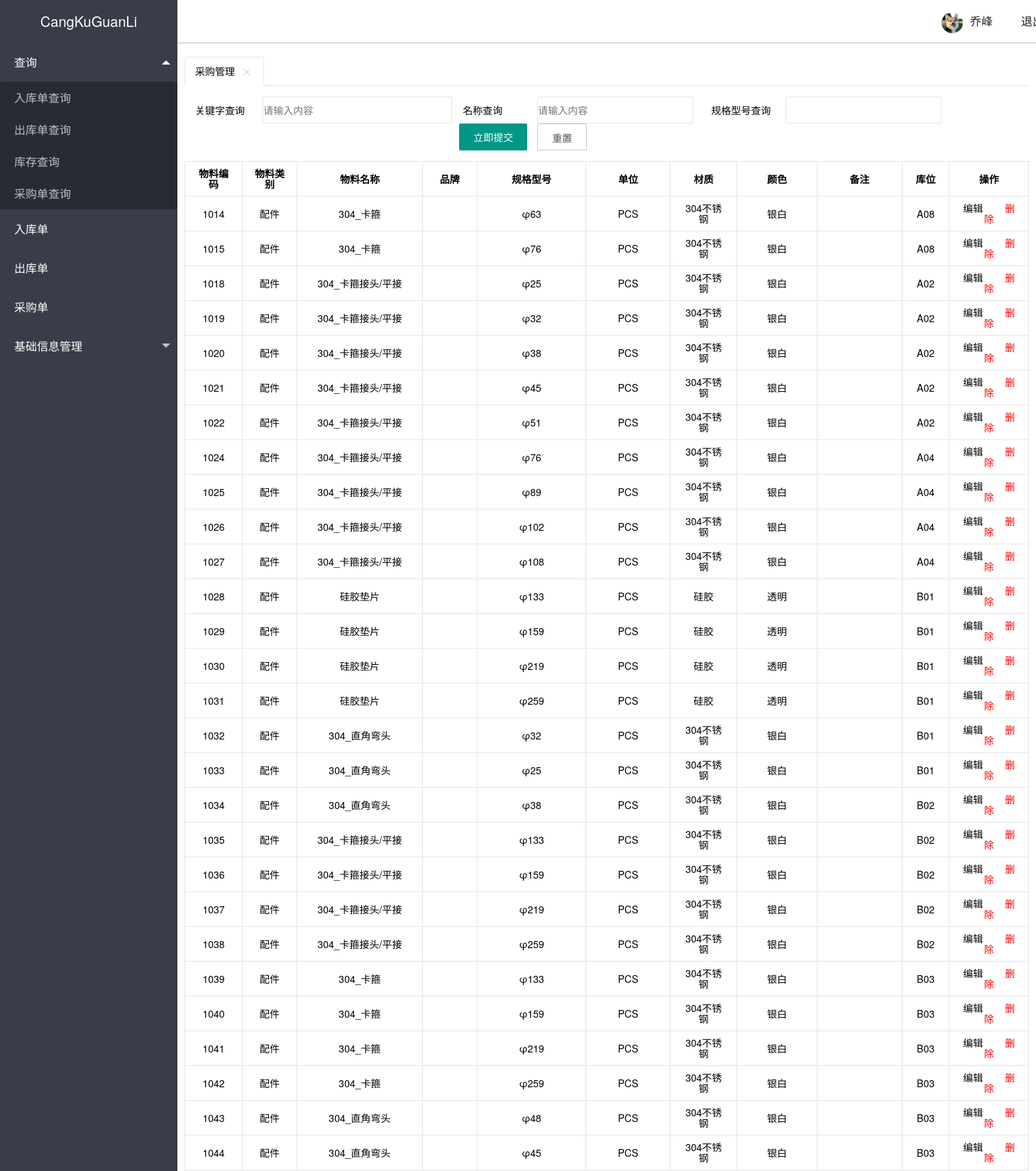
Page /admin/qf_cg_caigouguanli.php (upper part) on the committed database.
### tables this page shows
CREATE TABLE IF NOT EXISTS `qf_wuliaoxinxi` (
  `id` int(8) NOT NULL AUTO_INCREMENT,
  `wu_liao_lei_bie` varchar(8) NOT NULL,
  `wu_liao_ming_cheng` varchar(20) NOT NULL,
  `wu_liao_pin_pai` varchar(10) NOT NULL,
  `gui_ge_xing_hao` varchar(30) NOT NULL,
  `dan_wei` varchar(8) NOT NULL DEFAULT 'PCS',
  `cai_zhi` varchar(8) NOT NULL,
  `color` varchar(8) NOT NULL DEFAULT '本色',
  `bei_zhu` varchar(20) NOT NULL,
  `ku_wei` varchar(8) NOT NULL,
  PRIMARY KEY (`id`)
);

### inc/mysql.inc.php (called while the page is built, shortened)
<?php
function execute($link,$query){
    $result=mysqli_query($link,$query);
    return $result;
}
?>

### admin/qf_cg_caigouguanli.php (the view, shortened to what this page needs)
<?php
include_once '../inc/mysql.inc.php';
$link=connect();
$template['title']="采购管理"
?>
<?php include '../inc/header.inc.php'?>
<form class="layui-form" action="">
  <div class="layui-form-item">
    <label class="layui-form-label">关键字查询</label>
    <div class="layui-input-block-wlxc">
      <input type="text" name="title" lay-verify="title" autocomplete="off" placeholder="请输入内容" class="layui-input">
    </div>
    <div class="layui-inline">
      <label class="layui-form-label">名称查询</label>
      <div class="layui-input-inline-wlxc">
        <input type="tel" name="mingchengchaxun" lay-verify="required|phone" autocomplete="off" placeholder="请输入内容" class="layui-input">
      </div>
      <label class="layui-form-label">规格型号查询</label>
      <div class="layui-input-inline-wlxc">
        <input type="text" name="guigexinghaochaxun" lay-verify="email" autocomplete="off" class="layui-input">
      </div>
        <button type="submit" class="layui-btn">立即提交</button>
        <button type="reset" class="layui-btn layui-btn-primary">重置</button>
  </div>
  </div>
</form>
 <table class="layui-G-table">
   <thead>
     <tr>
       <th>物料编码</th>
       <th>物料类别</th>
       <th>物料名称</th>
       <th>品牌</th>
       <th>规格型号</th>
       <th>单位</th>
       <th>材质</th>
       <th>颜色</th>
       <th>备注</th>
       <th>库位</th>
       <th>操作</th>
     </tr>
     <?php
     $query='select * from qf_wuliaoxinxi';
     $result=execute($link,$query);
     while ($data=mysqli_fetch_assoc($result)){
       $url=urlencode("qf_cx_wuliaochaxun_del.php?id={$data['id']}");
       $return_url=urlencode($_SERVER['REQUEST_URI']);
       $message="确认删除物料{$data['id']} | {$data['wu_liao_ming_cheng']} | {$data['gui_ge_xing_hao']}吗？";
       $delete_url="confirm.php?url={$url}&return_url={$return_url}&message={$message}";
$html=<<<A
    <tr>
    <td>{$data['id']}</td>
    <td>{$data['wu_liao_lei_bie']}</td>
    <td>{$data['wu_liao_ming_cheng']}</td>
    <td>{$data['wu_liao_pin_pai']}</td>
    <td>{$data['gui_ge_xing_hao']}</td>
    <td>{$data['dan_wei']}</td>
    <td>{$data['cai_zhi']}</td>
    <td>{$data['color']}</td>
    <td>{$data['bei_zhu']}</td>
    <td>{$data['ku_wei']}</td>
    <td><a href='qf_cx_wuliaoxinxichaxun_upd.php?id={$data['id']}'>编辑</a>&nbsp;&nbsp;&nbsp;&nbsp;&nbsp;&nbsp;&nbsp;&nbsp;<a href="$delete_url" style=color:#f00>删除</a></td>
    </tr>
A;
        echo $html;
        }
     ?>
   </thead>
 </table>
<?php include '../inc/footer.inc.php'?>

### inc/header.inc.php (shortened to what this page needs)
<!DOCTYPE html>
<html>
<head>
  <link rel="stylesheet" href="../css/layui.css">
</head>
<body class="layui-layout-body">
<div class="layui-layout layui-layout-admin">
    <div class="layui-header">
      <div class="layui-logo"><a href="../admin/index.php">CangKuGuanLi</a></div>
        <div class="layui-logo-2">
          <ul class="layui-nav layui-layout-right">
            <li class="layui-nav-item"><a href="javascript:;"><img src="../images/01.png" class="layui-nav-img">乔峰</a>
            </li>
            <li class="layui-nav-item"><a href="">退出</a></li>
          </ul>
        </div>
      </div>
    </div>
  <div class="layui-side layui-bg-black">
    <div class="layui-side-scroll">
      <ul class="layui-nav layui-nav-tree"  lay-filter="test">
          <li class="layui-nav-item layui-nav-itemed">
            <a class="" href="javascript:;">查询</a>
            <dl class="layui-nav-child">
              <dd><a href="../admin/qf_cx_rukudanchaxun.php">入库单查询</a></dd>
              <dd><a href="../admin/qf_cx_chukudanchaxun.php">出库单查询</a></dd>
              <dd><a href="../admin/qf_cx_kucunchaxun.php?keyword=">库存查询</a></dd>
              <dd><a href="../admin/qf_cx_caigoudanchaxun.php">采购单查询</a></dd>
            </dl>
          </li>
          <li class="layui-nav-item"><a href="../admin/qf_rk_rukudan.php">入库单</a></li>
          <li class="layui-nav-item"><a href="../admin/qf_ck_chukudan.php">出库单</a></li>
          <li class="layui-nav-item"><a href="../admin/qf_cg_caigoudan.php">采购单</a></li>
          <li class="layui-nav-item">
            <a  href="javascript:;">基础信息管理</a>
          </li>
        </ul>
      </div>
    </div>
  <div class="layui-body">
    <div id="main-g">
      <div class="layui-tab" lay-filter="demo" lay-allowclose="true">
        <ul class="layui-tab-title">
          <li class="layui-this"><?php echo $template['title'] ?></li>
        </ul>
      </div>

### inc/footer.inc.php (shortened to what this page needs)
    </div>
  </div>
<link rel="stylesheet" href="../css/layui.css">
</body>
</html>

### rows in the picture
qf_wuliaoxinxi: id "1014", wu_liao_lei_bie "配件", wu_liao_ming_cheng "304_卡箍", gui_ge_xing_hao "φ63", dan_wei "PCS", cai_zhi "304不锈钢", color "银白", ku_wei "A08"
qf_wuliaoxinxi: id "1015", wu_liao_lei_bie "配件", wu_liao_ming_cheng "304_卡箍", gui_ge_xing_hao "φ76", dan_wei "PCS", cai_zhi "304不锈钢", color "银白", ku_wei "A08"
qf_wuliaoxinxi: id "1018", wu_liao_lei_bie "配件", wu_liao_ming_cheng "304_卡箍接头/平接", gui_ge_xing_hao "φ25", dan_wei "PCS", cai_zhi "304不锈钢", color "银白", ku_wei "A02"
qf_wuliaoxinxi: id "1019", wu_liao_lei_bie "配件", wu_liao_ming_cheng "304_卡箍接头/平接", gui_ge_xing_hao "φ32", dan_wei "PCS", cai_zhi "304不锈钢", color "银白", ku_wei "A02"
qf_wuliaoxinxi: id "1020", wu_liao_lei_bie "配件", wu_liao_ming_cheng "304_卡箍接头/平接", gui_ge_xing_hao "φ38", dan_wei "PCS", cai_zhi "304不锈钢", color "银白", ku_wei "A02"
qf_wuliaoxinxi: id "1021", wu_liao_lei_bie "配件", wu_liao_ming_cheng "304_卡箍接头/平接", gui_ge_xing_hao "φ45", dan_wei "PCS", cai_zhi "304不锈钢", color "银白", ku_wei "A02"
qf_wuliaoxinxi: id "1022", wu_liao_lei_bie "配件", wu_liao_ming_cheng "304_卡箍接头/平接", gui_ge_xing_hao "φ51", dan_wei "PCS", cai_zhi "304不锈钢", color "银白", ku_wei "A02"
qf_wuliaoxinxi: id "1024", wu_liao_lei_bie "配件", wu_liao_ming_cheng "304_卡箍接头/平接", gui_ge_xing_hao "φ76", dan_wei "PCS", cai_zhi "304不锈钢", color "银白", ku_wei "A04"
qf_wuliaoxinxi: id "1025", wu_liao_lei_bie "配件", wu_liao_ming_cheng "304_卡箍接头/平接", gui_ge_xing_hao "φ89", dan_wei "PCS", cai_zhi "304不锈钢", color "银白", ku_wei "A04"
qf_wuliaoxinxi: id "1026", wu_liao_lei_bie "配件", wu_liao_ming_cheng "304_卡箍接头/平接", gui_ge_xing_hao "φ102", dan_wei "PCS", cai_zhi "304不锈钢", color "银白", ku_wei "A04"
qf_wuliaoxinxi: id "1027", wu_liao_lei_bie "配件", wu_liao_ming_cheng "304_卡箍接头/平接", gui_ge_xing_hao "φ108", dan_wei "PCS", cai_zhi "304不锈钢", color "银白", ku_wei "A04"
qf_wuliaoxinxi: id "1028", wu_liao_lei_bie "配件", wu_liao_ming_cheng "硅胶垫片", gui_ge_xing_hao "φ133", dan_wei "PCS", cai_zhi "硅胶", color "透明", ku_wei "B01"
qf_wuliaoxinxi: id "1029", wu_liao_lei_bie "配件", wu_liao_ming_cheng "硅胶垫片", gui_ge_xing_hao "φ159", dan_wei "PCS", cai_zhi "硅胶", color "透明", ku_wei "B01"
qf_wuliaoxinxi: id "1030", wu_liao_lei_bie "配件", wu_liao_ming_cheng "硅胶垫片", gui_ge_xing_hao "φ219", dan_wei "PCS", cai_zhi "硅胶", color "透明", ku_wei "B01"
qf_wuliaoxinxi: id "1031", wu_liao_lei_bie "配件", wu_liao_ming_cheng "硅胶垫片", gui_ge_xing_hao "φ259", dan_wei "PCS", cai_zhi "硅胶", color "透明", ku_wei "B01"
qf_wuliaoxinxi: id "1032", wu_liao_lei_bie "配件", wu_liao_ming_cheng "304_直角弯头", gui_ge_xing_hao "φ32", dan_wei "PCS", cai_zhi "304不锈钢", color "银白", ku_wei "B01"
qf_wuliaoxinxi: id "1033", wu_liao_lei_bie "配件", wu_liao_ming_cheng "304_直角弯头", gui_ge_xing_hao "φ25", dan_wei "PCS", cai_zhi "304不锈钢", color "银白", ku_wei "B01"
qf_wuliaoxinxi: id "1034", wu_liao_lei_bie "配件", wu_liao_ming_cheng "304_直角弯头", gui_ge_xing_hao "φ38", dan_wei "PCS", cai_zhi "304不锈钢", color "银白", ku_wei "B02"
qf_wuliaoxinxi: id "1035", wu_liao_lei_bie "配件", wu_liao_ming_cheng "304_卡箍接头/平接", gui_ge_xing_hao "φ133", dan_wei "PCS", cai_zhi "304不锈钢", color "银白", ku_wei "B02"
qf_wuliaoxinxi: id "1036", wu_liao_lei_bie "配件", wu_liao_ming_cheng "304_卡箍接头/平接", gui_ge_xing_hao "φ159", dan_wei "PCS", cai_zhi "304不锈钢", color "银白", ku_wei "B02"
qf_wuliaoxinxi: id "1037", wu_liao_lei_bie "配件", wu_liao_ming_cheng "304_卡箍接头/平接", gui_ge_xing_hao "φ219", dan_wei "PCS", cai_zhi "304不锈钢", color "银白", ku_wei "B02"
qf_wuliaoxinxi: id "1038", wu_liao_lei_bie "配件", wu_liao_ming_cheng "304_卡箍接头/平接", gui_ge_xing_hao "φ259", dan_wei "PCS", cai_zhi "304不锈钢", color "银白", ku_wei "B02"
qf_wuliaoxinxi: id "1039", wu_liao_lei_bie "配件", wu_liao_ming_cheng "304_卡箍", gui_ge_xing_hao "φ133", dan_wei "PCS", cai_zhi "304不锈钢", color "银白", ku_wei "B03"
qf_wuliaoxinxi: id "1040", wu_liao_lei_bie "配件", wu_liao_ming_cheng "304_卡箍", gui_ge_xing_hao "φ159", dan_wei "PCS", cai_zhi "304不锈钢", color "银白", ku_wei "B03"
qf_wuliaoxinxi: id "1041", wu_liao_lei_bie "配件", wu_liao_ming_cheng "304_卡箍", gui_ge_xing_hao "φ219", dan_wei "PCS", cai_zhi "304不锈钢", color "银白", ku_wei "B03"
qf_wuliaoxinxi: id "1042", wu_liao_lei_bie "配件", wu_liao_ming_cheng "304_卡箍", gui_ge_xing_hao "φ259", dan_wei "PCS", cai_zhi "304不锈钢", color "银白", ku_wei "B03"
qf_wuliaoxinxi: id "1043", wu_liao_lei_bie "配件", wu_liao_ming_cheng "304_直角弯头", gui_ge_xing_hao "φ48", dan_wei "PCS", cai_zhi "304不锈钢", color "银白", ku_wei "B03"
qf_wuliaoxinxi: id "1044", wu_liao_lei_bie "配件", wu_liao_ming_cheng "304_直角弯头", gui_ge_xing_hao "φ45", dan_wei "PCS", cai_zhi "304不锈钢", color "银白", ku_wei "B03"

### other values in the picture
$template['title'] "采购管理"
